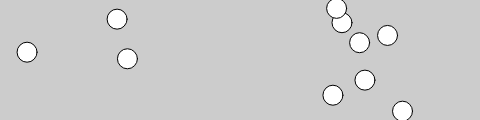
Frame 1 (no input)
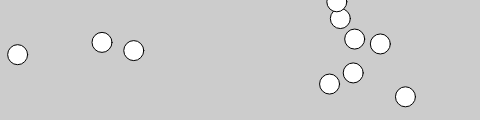
Frame 60 (no input)
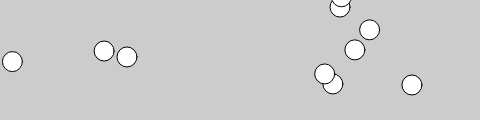
Frame 120 (the mouse pressed at the canvas centre since frame 60)

The p5.js sketch that drew these frames (run headless with seeded random() and noise() and a simulated clock; from frame 60 on, the mouse is pressed at the canvas centre):

// p5.js sketch
// ── sketch.js
let bug = []; // A pointer to the array of Bug Objects
let maxBugs = 10;
let dia = 20; // size of bug

function setup() {
  createCanvas(480, 120);
  for (i = 0; i < maxBugs; i++) {
    // Create object and pass in parameters
    bug[i] = new JitterBug(random(width), random(height), dia, color(255)); // Call to Construct the JitterBug object
  }
}

function draw() {
  background(204);
  for (i = 0; i < maxBugs; i++) {
    bug[i].jitter();
    bug[i].display();
  }
}

function JitterBug(posx, posy, dia, color) { // Define the Constructor for JitterBug
  this.posx = posx; // Four properties are defined here
  this.posy = posy;
  this.dia = dia;
  this.speed = 2.5;
  this.color = color;

  this.jitter = function() {
    this.posx += random(-this.speed, this.speed);
    this.posy += random(-this.speed, this.speed);
  }

  this.kill = function() {
    this.color = "red";
    this.speed = 0;
  }

  this.display = function() {
    fill(this.color);
    ellipse(this.posx, this.posy, this.dia, this.dia);
  }
}

function mousePressed() {
  for (i = 0; i < maxBugs; i++) {
    d = dist(mouseX, mouseY, bug[i].posx, bug[i].posy)
    if (d <= dia) {
      bug[i].kill();
    }
  }
}
